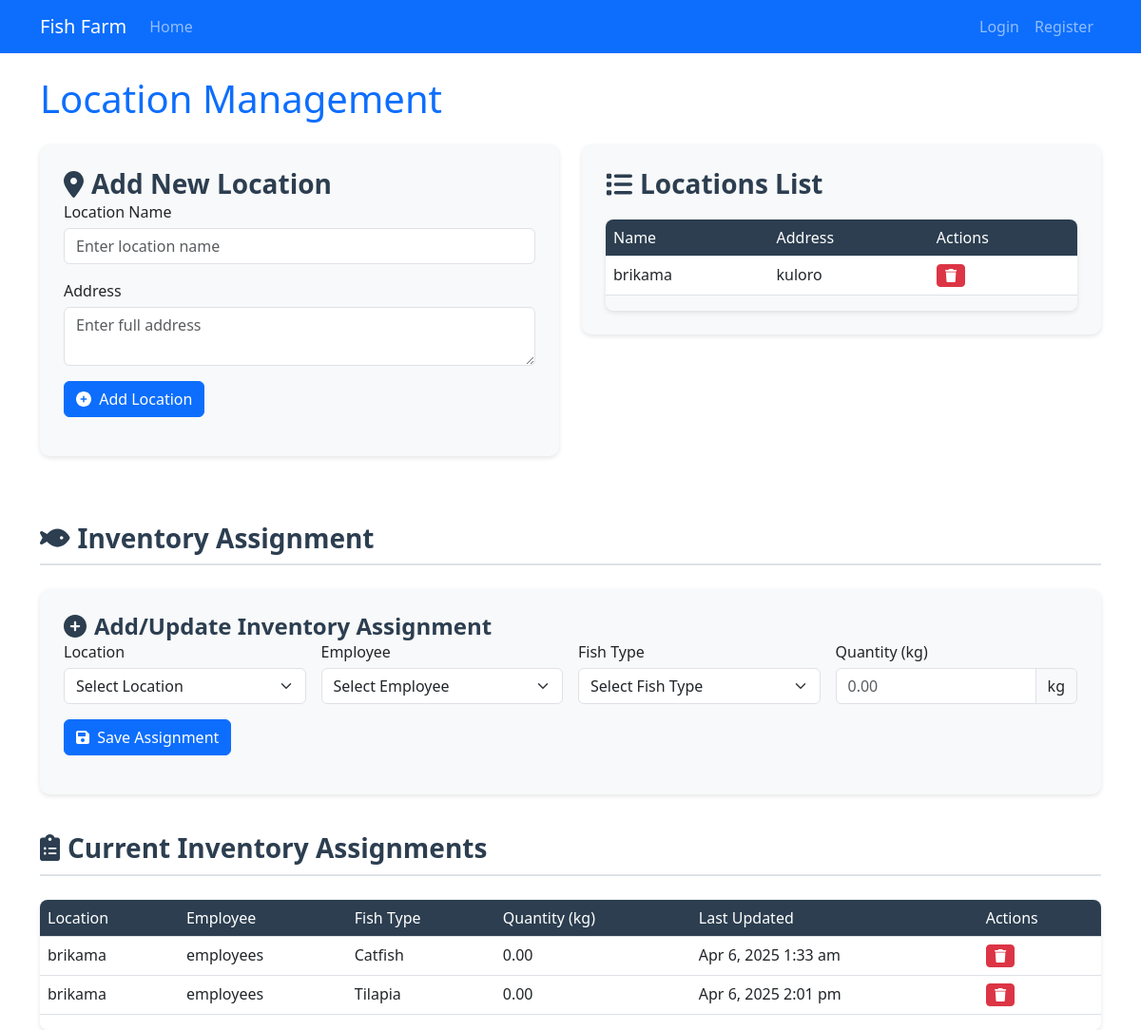
/location_management.php, run on the app's committed database.
### tables this page shows
CREATE TABLE `locations` (
  `id` int(11) NOT NULL,
  `name` varchar(100) NOT NULL,
  `address` text DEFAULT NULL,
  `created_at` timestamp NOT NULL DEFAULT current_timestamp()
);

CREATE TABLE `location_inventory` (
  `id` int(11) NOT NULL,
  `location_id` int(11) NOT NULL,
  `employee_id` int(11) NOT NULL,
  `fish_type_id` int(11) NOT NULL,
  `quantity` decimal(10,2) NOT NULL,
  `last_updated` timestamp NOT NULL DEFAULT current_timestamp() ON UPDATE current_timestamp()
);

CREATE TABLE `users` (
  `id` int(11) NOT NULL,
  `username` varchar(50) NOT NULL,
  `password` varchar(255) NOT NULL,
  `email` varchar(100) NOT NULL,
  `role` enum('admin','employee','customer') DEFAULT 'customer',
  `created_at` timestamp NOT NULL DEFAULT current_timestamp()
);

CREATE TABLE `fish_types` (
  `id` int(11) NOT NULL,
  `name` varchar(50) NOT NULL,
  `description` text DEFAULT NULL,
  `price_per_kg` decimal(10,2) NOT NULL,
  `image_path` varchar(255) DEFAULT NULL
);

### location_management.php (the view, shortened to what this page needs)
<?php
require_once 'navbar.php';
$locations = $pdo->query("SELECT * FROM locations ORDER BY name")->fetchAll();
$inventoryAssignments = $pdo->query("
    SELECT li.*, l.name as location_name, u.username as employee_name, ft.name as fish_type_name
    FROM location_inventory li
    JOIN locations l ON li.location_id = l.id
    JOIN users u ON li.employee_id = u.id
    JOIN fish_types ft ON li.fish_type_id = ft.id
    ORDER BY l.name, u.username, ft.name
")->fetchAll();
?>
<!DOCTYPE html>
<html lang="en">
<head>
    <link href="https://cdn.jsdelivr.net/npm/bootstrap@5.3.0/dist/css/bootstrap.min.css" rel="stylesheet">
    <link rel="stylesheet" href="https://cdnjs.cloudflare.com/ajax/libs/font-awesome/6.0.0/css/all.min.css">
</head>
<body>
    <div class="container">
        <h1 class="my-4 text-primary">Location Management</h1>
        <div class="row">
            <div class="col-lg-6">
                <div class="form-container">
                    <h3 class="card-title"><i class="fas fa-map-marker-alt me-2"></i>Add New Location</h3>
                    <form method="POST">
                        <div class="mb-3">
                            <label for="name" class="form-label">Location Name</label>
                            <input type="text" class="form-control" id="name" name="name" required placeholder="Enter location name">
                        </div>
                        <div class="mb-3">
                            <label for="address" class="form-label">Address</label>
                            <textarea class="form-control" id="address" name="address" rows="2" required placeholder="Enter full address"></textarea>
                        </div>
                        <button type="submit" name="add_location" class="btn btn-primary">
                            <i class="fas fa-plus-circle me-1"></i> Add Location
                        </button>
                    </form>
                </div>
            </div>
            <div class="col-lg-6">
                <div class="form-container">
                    <h3 class="card-title"><i class="fas fa-list me-2"></i>Locations List</h3>
                    <?php if (count($locations) > 0): ?>
                        <div class="table-responsive">
                            <table class="table table-hover">
                                <thead>
                                    <tr>
                                        <th>Name</th>
                                        <th>Address</th>
                                        <th>Actions</th>
                                    </tr>
                                </thead>
                                <tbody>
                                    <?php foreach ($locations as $location): ?>
                                        <tr>
                                            <td><?= htmlspecialchars($location['name']) ?></td>
                                            <td><?= htmlspecialchars($location['address']) ?></td>
                                            <td class="action-buttons">
                                                <form method="POST" style="display: inline;">
                                                    <button type="submit" name="delete_location" class="btn btn-sm btn-danger"
                                                        onclick="return confirm('Are you sure you want to delete this location and all its assignments?')">
                                                        <i class="fas fa-trash"></i>
                                                    </button>
                                                </form>
                                            </td>
                                        </tr>
                                    <?php endforeach; ?>
                                </tbody>
                            </table>
                        </div>
                    <?php else: ?>
                        <div class="alert alert-info">No locations found. Add your first location above.</div>
                    <?php endif; ?>
                </div>
            </div>
        </div>
        <h3 class="section-title"><i class="fas fa-fish me-2"></i>Inventory Assignment</h3>
        <div class="form-container">
            <h4 class="card-title"><i class="fas fa-plus-circle me-2"></i>Add/Update Inventory Assignment</h4>
            <form method="POST">
                <div class="row g-3">
                    <div class="col-md-3">
                        <label for="location_id" class="form-label">Location</label>
                        <select class="form-select" id="location_id" name="location_id" required>
                            <option value="">Select Location</option>
                        </select>
                    </div>
                    <div class="col-md-3">
                        <label for="employee_id" class="form-label">Employee</label>
                        <select class="form-select" id="employee_id" name="employee_id" required>
                            <option value="">Select Employee</option>
                        </select>
                    </div>
                    <div class="col-md-3">
                        <label for="fish_type_id" class="form-label">Fish Type</label>
                        <select class="form-select" id="fish_type_id" name="fish_type_id" required>
                            <option value="">Select Fish Type</option>
                        </select>
                    </div>
                    <div class="col-md-3">
                        <label for="quantity" class="form-label">Quantity (kg)</label>
                        <div class="input-group">
                            <input type="number" step="0.01" min="0" class="form-control" id="quantity" name="quantity" required placeholder="0.00">
                            <span class="input-group-text">kg</span>
                        </div>
                    </div>
                    <div class="col-md-12 mt-3">
                        <button type="submit" name="add_assignment" class="btn btn-primary">
                            <i class="fas fa-save me-1"></i> Save Assignment
                        </button>
                    </div>
                </div>
            </form>
        </div>
        <h3 class="section-title"><i class="fas fa-clipboard-list me-2"></i>Current Inventory Assignments</h3>
        <div class="table-responsive">
            <?php if (count($inventoryAssignments) > 0): ?>
                <table class="table table-hover">
                    <thead>
                        <tr>
                            <th>Location</th>
                            <th>Employee</th>
                            <th>Fish Type</th>
                            <th>Quantity (kg)</th>
                            <th>Last Updated</th>
                            <th>Actions</th>
                        </tr>
                    </thead>
                    <tbody>
                        <?php foreach ($inventoryAssignments as $assignment): ?>
                            <tr>
                                <td><?= htmlspecialchars($assignment['location_name']) ?></td>
                                <td><?= htmlspecialchars($assignment['employee_name']) ?></td>
                                <td><?= htmlspecialchars($assignment['fish_type_name']) ?></td>
                                <td><?= number_format($assignment['quantity'], 2) ?></td>
                                <td><?= date('M j, Y g:i a', strtotime($assignment['last_updated'])) ?></td>
                                <td class="action-buttons">
                                    <form method="POST" action="delete_assignment.php" style="display: inline;">
                                        <button type="submit" class="btn btn-sm btn-danger"
                                            onclick="return confirm('Are you sure you want to delete this assignment?')">
                                            <i class="fas fa-trash"></i>
                                        </button>
                                    </form>
                                </td>
                            </tr>
                        <?php endforeach; ?>
                    </tbody>
                </table>
            <?php else: ?>
                <div class="alert alert-info">No inventory assignments found. Create your first assignment above.</div>
            <?php endif; ?>
        </div>
    </div>
</body>
</html>

### location_management.php (style rules this page uses)
.form-container { background-color: #f8f9fa; padding: 25px; border-radius: 10px; margin-bottom: 30px; box-shadow: 0 2px 5px rgba(0, 0, 0, 0.1); }
.table-responsive { margin-top: 20px; box-shadow: 0 2px 5px rgba(0, 0, 0, 0.1); border-radius: 8px; overflow: hidden; }
.section-title { margin-top: 40px; margin-bottom: 25px; padding-bottom: 10px; border-bottom: 2px solid #dee2e6; color: #2c3e50; font-weight: 600; }
.card-title { color: #2c3e50; font-weight: 600; }
.action-buttons { white-space: nowrap; }
.form-label { font-weight: 500; margin-bottom: 5px; }
.table th { background-color: #2c3e50; color: white; font-weight: 500; }

### data on the page
locations: name "brikama", address "kuloro"
location_inventory: location.name "brikama", employee.username "employees", fish_type.name "Catfish", quantity "0.00", last_updated "Apr 6, 2025 1:33 am"
location_inventory: location.name "brikama", employee.username "employees", fish_type.name "Tilapia", quantity "0.00", last_updated "Apr 6, 2025 2:01 pm"
